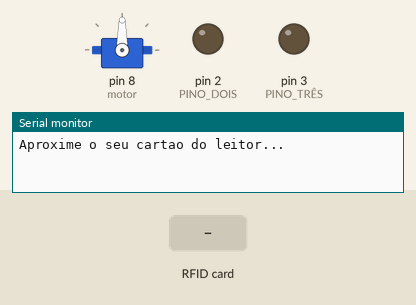
Bench run of a sketch on a simulated Arduino Uno, built with avr-gcc and run on an emulated ATmega328P. Shown: servo, output pins drawn as LEDs (lit = HIGH), the last lines printed to the serial monitor. Inputs (shaded band) come from the test bench. Pins used as bus, display or sensor lines are not drawn.

Above: at 1.2 s.
1.3 s: RFID card 04 81 CF 1E held to the reader
At 1.8 s:
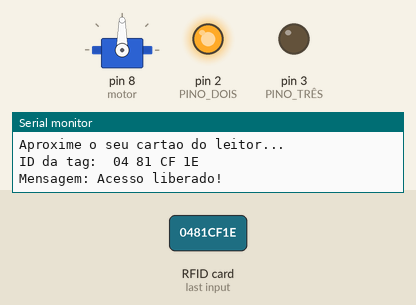
At 3.7 s:
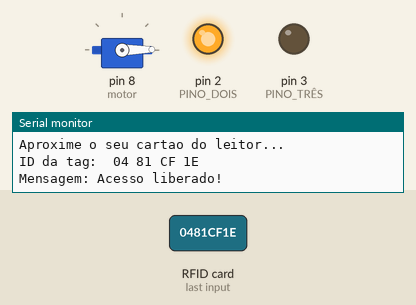
Timing chart, 0 to 9.8 s (numbered marks = the images above; inputs shaded):
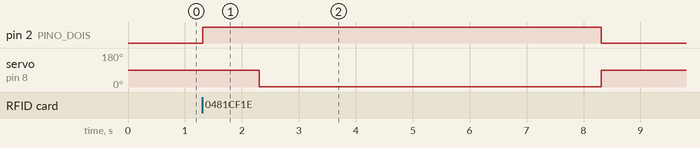

Measured:
- after the input at 1.3 s, pin 2 (PINO_DOIS): LOW → HIGH at once, → LOW 7.0 s later; servo on pin 8 (motor): 90° → 1° after 1.0 s, → 90° 6.0 s later

The sketch:

RFId_Servo_Motor.ino
```cpp
#include <Servo.h> // IMPORTAÇÃO DA BIBLIOTECA DO SERVO

// IMPORTAÇÃO DA BIBLIOTECA PADRÃO DA PLACA ARDUINO
#include <SPI.h>
#include <MFRC522.h> // IMPORTAÇÃO DA BIBLIOTECA DO RFId

#define SS_PIN 10 // DEFINIÇÃO DE PINO SDA DO RFId
#define RST_PIN 9 // DEFINIÇÃO DO PINO RST DO RFId

// DEFINIÇÃO DE PINOS DE COMUNICAÇÃO, PINO 10 E 9, SDA E RST.
MFRC522 mfrc522(SS_PIN, RST_PIN);

char st[20]; // CRIAÇÃO DE VETOR CHAR

// INSTANCIANDO DA BIBLIOTECA DO SERVO
// VARIÁVEL motor, TIPO Servo
Servo motor;
// FUNÇÃO DE DEFINIÇÃO DAS VARIÁVEIS
void setup() {
  // ABRINDO A COMUNICAÇÃO SERIAL, LIBERANDO A PORTA
  Serial.begin(9600); // BAUD RATE DE 9600
  SPI.begin(); // INICIA O PROTOCOLO SPI
  mfrc522.PCD_Init(); // INICIA MFRC522, RFId

  // IMPRESSÃO DE FRASE INICIAL NA PORTA SERIAL
  Serial.println("Aproxime o seu cartao do leitor...");
  Serial.println(); // QUEBRA DE LINHA
  pinMode(2, OUTPUT);  // PINO DOIS, SAÍDA, LED VERDE, PERMITIDO
  pinMode(3, OUTPUT);  // PINO TRÊS, SAÍDA, LED VERMELHO, NÃO PERMITIDO
  motor.attach(8); // SINAL DE ENERGIA DO SERVO, PINO 8
}
// INÍCIO DA FUNÇÃO QUE FICARÁ REPETINDO ATÉ DESLIGAMENTO DA PLACA
void loop() {
  // AGUARDA A APROXIMAÇÃO DO CARTÃO
  if ( ! mfrc522.PICC_IsNewCardPresent()) {
    return;
  }

  // FUNÇÃO PARA A LEITURA DO CARTÃO
  if ( ! mfrc522.PICC_ReadCardSerial()) {
    return;
  }

  Serial.print("ID da tag: "); // IMPRESSÃO PORTA SERIAL
  String conteudo = ""; // VARIÁVEL QUE ARMAZENA O CÓDIGO DA TAG
  // VARIÁVEL QUE COLETA OS BYTES LIDOS
  byte letra; // APÓS A LEITURA É CONVERTIDA NA VARIÁVEL conteudo
  // LAÇO DE REPETIÇÃO PARA IMPRESSÃO DO ID DA TAG RFId, E CONCATENAÇÃO
  for (byte i = 0; i < mfrc522.uid.size; i++) {
     Serial.print(mfrc522.uid.uidByte[i] < 0x10 ? " 0" : " ");
     Serial.print(mfrc522.uid.uidByte[i], HEX);
     conteudo.concat(String(mfrc522.uid.uidByte[i] < 0x10 ? " 0" : " "));
     conteudo.concat(String(mfrc522.uid.uidByte[i], HEX));
  }

  Serial.println(); // QUEBRA DE LINHA
  Serial.print("Mensagem: "); // IMPRESSÃO DE MENSAGEM PORTA SERIAL
  conteudo.toUpperCase(); // PASSANDO TAG PARA MAIÚSCULAS

  // CONDICIONAL PARA IGUALAR ID DA TAG CADASTRADA
  if (conteudo.substring(1) == "04 81 CF 1E") { // ID da Tag cadastrada
      motor.write(90); // POSICIONAR MOTOR EM 90 GRAUS, ABRIR PORTA
      Serial.println("Acesso liberado!"); // IMPRESSÃO PORTA SERAL
      Serial.println(); // QUEBRA DE LINHA
      digitalWrite(2, HIGH); // ACENDENDO LED VER, PERMITIDO, PORTA 2
      delay(1000); // AGUARDANDO 1 SEGUNDO
      motor.write(1); // POSICIONANDO MOTOR EM 1 GRAU
      delay(3000); // AGUARDANDO 3 SEGUNDOS
      delay(3000); // AGUARDANDO 3 SEGUNDOS
      digitalWrite(2, LOW); // DESLIGANDO LED VERDE
      motor.write(90); // VOLTANDO MOTOR, POSICIONANDO EM 90 GRAUS
   } else { // CONDICIONAL, SE TAG NÃO CADASTRADA
      digitalWrite(3, HIGH); // LIGANDO LED VERMELHO, NÃO PERMITIDO
      Serial.println("Acesso negado!"); // IMPRESSÃO PORTA SERAL
      Serial.println(); // QUEBRA DE LINHA
      delay(3000); // AGUARDANDO 3 SEGUNDOS
      digitalWrite(3, LOW); // DESLIGANDO LED VERMELHO, NÃO PERMITIDO
   } // FECHAMENTO DE CONDICIONAL
} // FECHAMENTO DE FUNÇÃO LOOP (REPETIÇÃO)
```
